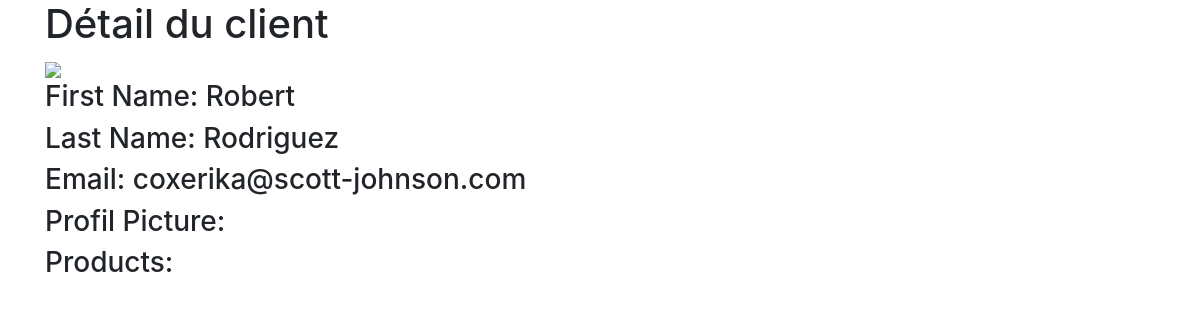
Screenshot of /shop_app/clients/2/ with the database file from the repository.
### shop_app/models.py (models this page shows, shortened)
class Client(models.Model):
	first_name = models.CharField(max_length=264)
	last_name = models.CharField(max_length=264)
	email = models.EmailField(max_length=264)
	password = models.CharField(max_length=264)
	profil_picture = models.ImageField(default="static/images/profil_picture", upload_to='static/images/profil_pictures' )

### shop_app/views.py (the view)
# urls.py: path('clients/<int:client_id>/', views.client, name='client'),
def client(request, client_id):
	client = Client.objects.get(id=client_id)
	return render(request, 'client.html', context={ 'client': client })

### shop_app/templates/client.html (shortened to what this page needs)
<!DOCTYPE html>
{% load staticfiles %}
<html>
<head>
	<link rel="stylesheet" href="https://stackpath.bootstrapcdn.com/bootstrap/4.1.3/css/bootstrap.min.css">
</head>
<body>
	<div class="container">
	<div class="row">
		<div class="col-md-8">
  <h1>Détail du client</h1>
  <img src="http://{{ request.get_host }}/{{ client.profile_pictures }}">
  <h3>First Name: {{ client.first_name }}</h3>
  <h3>Last Name: {{ client.last_name }}</h3>
  <h3>Email: {{ client.email }}</h3>
  <h3>Profil Picture: {{ client.photo_picture }}</h3>
  <h3>Products: {{ client.products }}</h3>
</div>
</div>
</div>
</body>
</html>

### rows the page displays
Client: first_name "Robert", last_name "Rodriguez", email "coxerika@scott-johnson.com"
